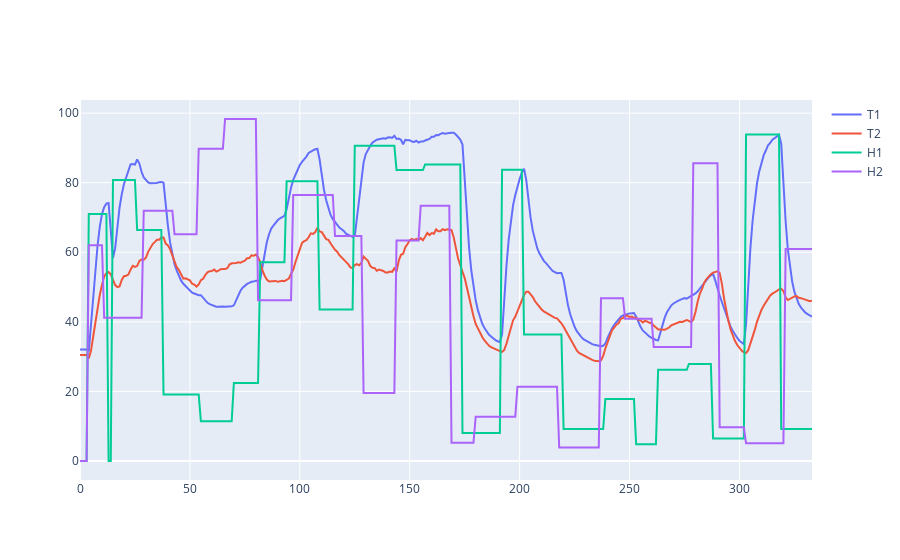

The cell this chart's notebook holds for it:
### Code cell
# file = open(file='/content/drive/MyDrive/LSTM_MPC/FOPDT/closed_loop_data_1200.pkl',mode='wb')
# dump([u1_store, u2_store, y1_store, y2_store, SP1, SP2], file)
# file.close()

fig = make_subplots(rows=1, cols=1, shared_xaxes=True)
fig.add_trace(go.Scatter(y=data["T1"],name="T1"), row=1, col=1)
fig.add_trace(go.Scatter(y=data["T2"],name="T2"), row=1, col=1)
fig.add_trace(go.Scatter(y=data["H1"],name="H1"), row=1, col=1)
fig.add_trace(go.Scatter(y=data["H2"],name="H2"), row=1, col=1)
# fig.add_trace(go.Scatter(y=u1_store,name="u1"), row=2, col=1)
# fig.add_trace(go.Scatter(y=u2_store,name="u2"), row=2, col=1)

# fig.update_layout(
#     template="plotly_white",
#     font_family="Times New Roman",
#     font_size = 20
#     )

# fig.update_xaxes(showline=True, linewidth=2, linecolor='black', mirror=True, row=1 , col=1)
# fig.update_xaxes(title_text='Time',showline=True, linewidth=2, linecolor='black', mirror=True, row=2, col=1)
# fig.update_yaxes(title_text='y', showline=True, linewidth=2, linecolor='black', mirror=True, row=1, col=1)
# fig.update_yaxes(title_text='u', showline=True, linewidth=2, linecolor='black', mirror=True, row=2, col=1)
# fig.show()

# fig.write_image("fig1.eps")

### Figure 1 — Plotly figure (JSON) as saved in the notebook; plotly's stock layout.template omitted (floating-point values rounded to 4 significant figures; data arrays with more than 128 entries replaced by an {"elided": "..."} marker saying what was removed)
{"data": [{"name": "T1", "type": "scatter", "xaxis": "x", "y": {"elided": "334 float values"}, "yaxis": "y"}, {"name": "T2", "type": "scatter", "xaxis": "x", "y": {"elided": "334 float values"}, "yaxis": "y"}, {"name": "H1", "type": "scatter", "xaxis": "x", "y": {"elided": "334 float values"}, "yaxis": "y"}, {"name": "H2", "type": "scatter", "xaxis": "x", "y": {"elided": "334 float values"}, "yaxis": "y"}], "layout": {"xaxis": {"anchor": "y", "domain": [0, 1]}, "yaxis": {"anchor": "x", "domain": [0, 1]}}}
